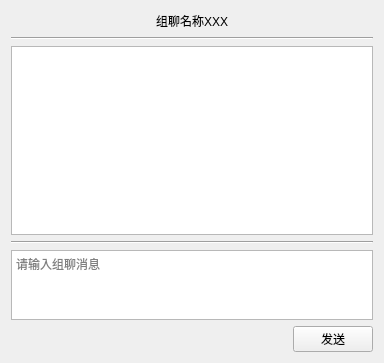
<?xml version="1.0" encoding="UTF-8"?>
<ui version="4.0">
 <class>JC_GroupWidget</class>
 <widget class="QWidget" name="JC_GroupWidget">
  <property name="geometry">
   <rect>
    <x>0</x>
    <y>0</y>
    <width>384</width>
    <height>363</height>
   </rect>
  </property>
  <property name="windowTitle">
   <string>JC_GroupDialog</string>
  </property>
  <layout class="QGridLayout" name="gridLayout">
   <item row="0" column="0">
    <layout class="QVBoxLayout" name="verticalLayout" stretch="0,0,3,0,1,0">
     <item>
      <layout class="QHBoxLayout" name="horizontalLayout">
       <item>
        <spacer name="horizontalSpacer">
         <property name="orientation">
          <enum>Qt::Horizontal</enum>
         </property>
         <property name="sizeHint" stdset="0">
          <size>
           <width>40</width>
           <height>20</height>
          </size>
         </property>
        </spacer>
       </item>
       <item>
        <widget class="QLabel" name="label">
         <property name="text">
          <string>组聊名称XXX</string>
         </property>
        </widget>
       </item>
       <item>
        <spacer name="horizontalSpacer_2">
         <property name="orientation">
          <enum>Qt::Horizontal</enum>
         </property>
         <property name="sizeHint" stdset="0">
          <size>
           <width>40</width>
           <height>20</height>
          </size>
         </property>
        </spacer>
       </item>
      </layout>
     </item>
     <item>
      <widget class="Line" name="line">
       <property name="orientation">
        <enum>Qt::Horizontal</enum>
       </property>
      </widget>
     </item>
     <item>
      <widget class="QListWidget" name="listWidget"/>
     </item>
     <item>
      <widget class="Line" name="line_2">
       <property name="orientation">
        <enum>Qt::Horizontal</enum>
       </property>
      </widget>
     </item>
     <item>
      <widget class="QTextEdit" name="txtInputWindow">
       <property name="placeholderText">
        <string>请输入组聊消息</string>
       </property>
      </widget>
     </item>
     <item>
      <layout class="QHBoxLayout" name="horizontalLayout_2">
       <item>
        <spacer name="horizontalSpacer_3">
         <property name="orientation">
          <enum>Qt::Horizontal</enum>
         </property>
         <property name="sizeHint" stdset="0">
          <size>
           <width>40</width>
           <height>20</height>
          </size>
         </property>
        </spacer>
       </item>
       <item>
        <widget class="QPushButton" name="pushButton_7">
         <property name="text">
          <string>发送</string>
         </property>
        </widget>
       </item>
      </layout>
     </item>
    </layout>
   </item>
  </layout>
 </widget>
 <layoutdefault spacing="6" margin="11"/>
 <resources/>
 <connections/>
</ui>
